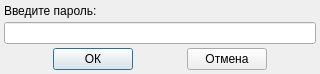
<?xml version="1.0" encoding="UTF-8"?>
<ui version="4.0">
 <class>PasswordDialog</class>
 <widget class="QDialog" name="PasswordDialog">
  <property name="geometry">
   <rect>
    <x>0</x>
    <y>0</y>
    <width>320</width>
    <height>74</height>
   </rect>
  </property>
  <property name="minimumSize">
   <size>
    <width>320</width>
    <height>74</height>
   </size>
  </property>
  <property name="maximumSize">
   <size>
    <width>320</width>
    <height>74</height>
   </size>
  </property>
  <property name="windowTitle">
   <string>Ввод пароля</string>
  </property>
  <layout class="QVBoxLayout" name="verticalLayout">
   <property name="spacing">
    <number>4</number>
   </property>
   <property name="margin">
    <number>4</number>
   </property>
   <item>
    <widget class="QLabel" name="titleLabel">
     <property name="text">
      <string>Введите пароль:</string>
     </property>
    </widget>
   </item>
   <item>
    <widget class="QLineEdit" name="passwordEdit">
     <property name="echoMode">
      <enum>QLineEdit::Password</enum>
     </property>
    </widget>
   </item>
   <item>
    <layout class="QHBoxLayout" name="horizontalLayout">
     <property name="spacing">
      <number>4</number>
     </property>
     <item>
      <spacer name="horizontalSpacer_2">
       <property name="orientation">
        <enum>Qt::Horizontal</enum>
       </property>
       <property name="sizeHint" stdset="0">
        <size>
         <width>40</width>
         <height>20</height>
        </size>
       </property>
      </spacer>
     </item>
     <item>
      <widget class="QPushButton" name="okButton">
       <property name="text">
        <string>ОК</string>
       </property>
      </widget>
     </item>
     <item>
      <spacer name="horizontalSpacer_3">
       <property name="orientation">
        <enum>Qt::Horizontal</enum>
       </property>
       <property name="sizeHint" stdset="0">
        <size>
         <width>40</width>
         <height>20</height>
        </size>
       </property>
      </spacer>
     </item>
     <item>
      <widget class="QPushButton" name="cancelButton">
       <property name="text">
        <string>Отмена</string>
       </property>
      </widget>
     </item>
     <item>
      <spacer name="horizontalSpacer">
       <property name="orientation">
        <enum>Qt::Horizontal</enum>
       </property>
       <property name="sizeHint" stdset="0">
        <size>
         <width>40</width>
         <height>20</height>
        </size>
       </property>
      </spacer>
     </item>
    </layout>
   </item>
  </layout>
 </widget>
 <resources/>
 <connections/>
</ui>
